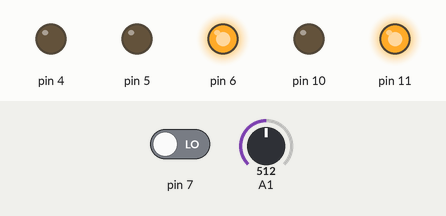
The sketch below on a simulated Arduino Uno, built with avr-gcc and run on an emulated ATmega328P. On the bench: output pins drawn as LEDs (lit = HIGH). The test bench sets the inputs (shaded band); at power-on: pin 7 LOW, A1 = 512. What the sketch prints to the serial monitor is not drawn.

Above: at 1.2 s.
1.3 s: pin 7 driven HIGH
At 1.6 s:
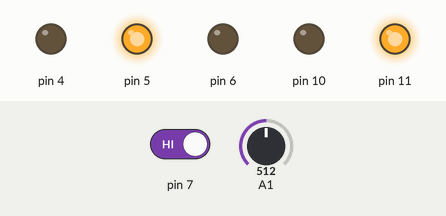
4.3 s: pin 7 driven LOW
At 6.7 s:
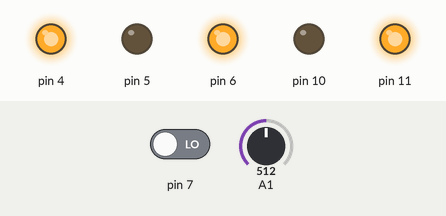
7.3 s: pin 7 driven HIGH
At 8.6 s:
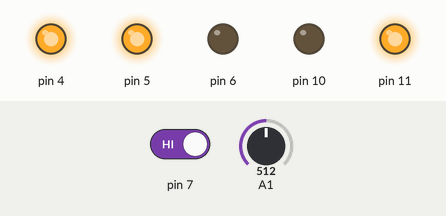
Timing chart, 0 to 16.3 s (numbered marks = the images above; inputs shaded):
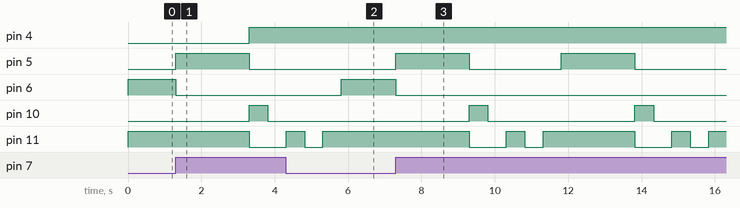

Measured:
- after the input at 1.3 s, pin 4: LOW → HIGH after 2.0 s; pin 5: LOW → HIGH at once, → LOW 2.0 s later; pin 6: HIGH → LOW at once; pin 10: LOW → HIGH after 2.0 s, → LOW 0.51 s later; pin 11: HIGH → LOW after 2.0 s
- after the input at 4.3 s, pin 5: stays LOW (without the input it goes to HIGH after 1.5 s); pin 6: LOW → HIGH after 1.5 s
- after the input at 7.3 s, pin 5: alternates HIGH for 2.0 s and LOW for 2.5 s, starting at once; pin 6: HIGH → LOW at once; pin 10: alternates HIGH for 0.51 s and LOW for 4.0 s, starting after 2.0 s; pin 11: HIGH → LOW after 2.0 s, → HIGH 1.0 s later, → LOW 0.50 s later, → HIGH 0.50 s later, … (8 changes in this stretch)

The sketch:

funky_habbi_migelo1.ino
```cpp
int buttonState = 0;

void setup()
{
  Serial.begin(9600);

  pinMode(6, OUTPUT);
  pinMode(5, OUTPUT);
  pinMode(4, OUTPUT);

  pinMode(10, OUTPUT);
  pinMode(11, OUTPUT);

  pinMode(7, INPUT);
}

void loop()
{
  int potentiometer = analogRead(1);
  buttonState = digitalRead(7);

  //1 - carro verde e pedestre vermelho
  digitalWrite(6,HIGH);
  digitalWrite(11,HIGH);

  if(buttonState == HIGH){
    Serial.print("liguei");

    //liga o amarelo e deixa no vermleho o pedestre
    digitalWrite(6,LOW);
    digitalWrite(5,HIGH);

    delay(2000);

    //liga o vermelho e deixa no verde o pedestre
    digitalWrite(11,LOW);
    digitalWrite(5,LOW);

    digitalWrite(4,HIGH);
    digitalWrite(10,HIGH);
    delay(potentiometer);

    //vermelho e dps fecha
    digitalWrite(10,LOW);
    digitalWrite(11,HIGH);

    digitalWrite(11,LOW);
    delay(500);
    digitalWrite(11,HIGH);
    delay(500);
    digitalWrite(11,LOW);
    delay(500);
    digitalWrite(11,HIGH);
    delay(500);
    digitalWrite(11,LOW);

    //deixa em verde o dos carros
    //volta pro inicio
  }
}
```
